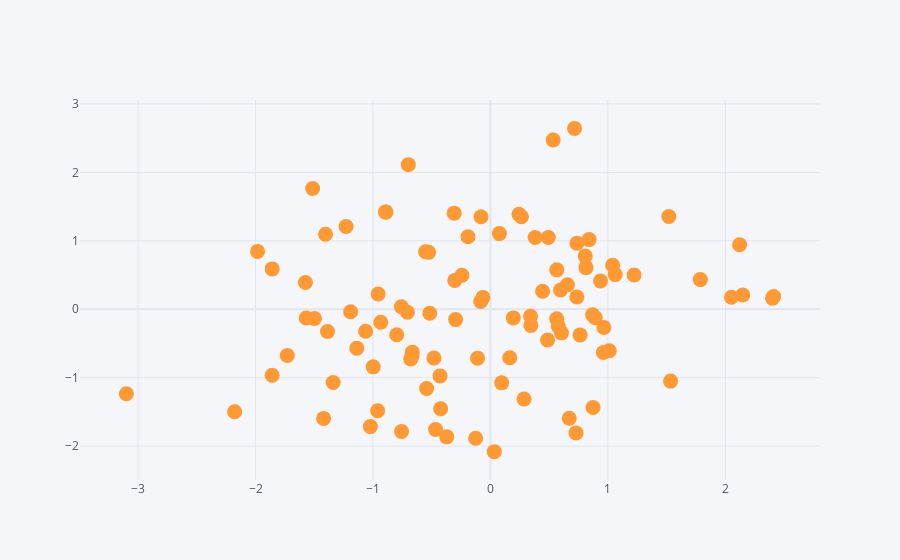

The cell this chart's notebook holds for it:
### Markdown cell above
## Scatterplot

### Code cell
df.iplot(kind='scatter',x='A',y='B',mode='markers',size=15)
#without mode u get some weird shape  where the points are connected 
#through a line
